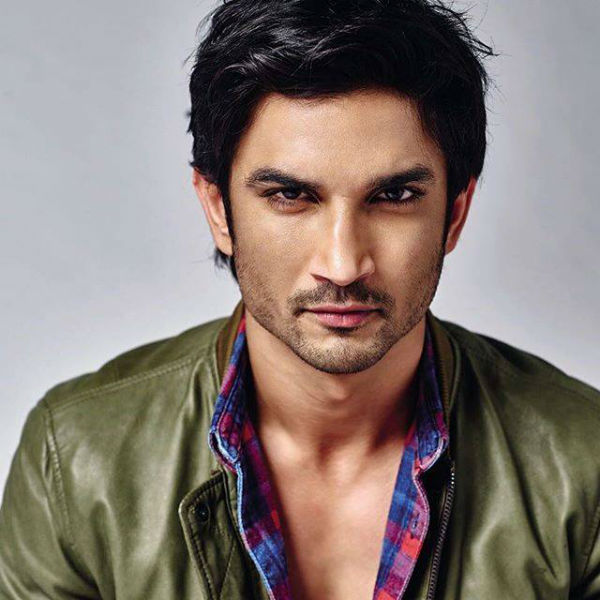
#> input picture face.jpg, 600 x 600 px
$ python CharacteriseImageGenerator.py
#> lines starting #> are read from the running program, lines starting #| are printed output that depends on the picture
import cv2
img = cv2.imread('face.jpg')
#> img is the input picture: shape (600, 600, 3); mean B, G, R 115.1, 121.5, 133.9

character = ['!','@','#','$','%','^','&','*','(',')','-','_','+','=','|','\\']

width = 100
height = round(width / img.shape[1] * img.shape[0])
#> height = 100
img = cv2.resize(img,(width,height))
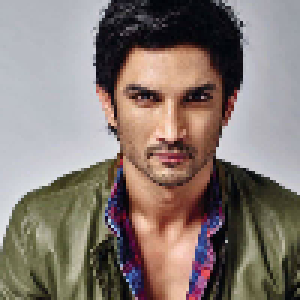
#> img: shape (100, 100, 3) (shown 3 times larger); mean B, G, R 115.2, 121.6, 133.9
gray = cv2.cvtColor(img,cv2.COLOR_BGR2GRAY)
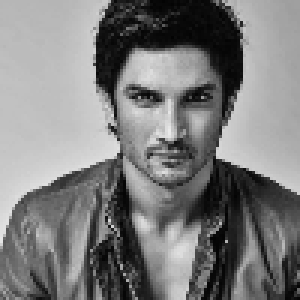
#> gray: shape (100, 100) (shown 3 times larger); min 3, max 234, mean 124.5

chrsrange = 0
chrerange = len(character)
pfile = open("Pattern.txt","w")
for i in range(0,gray.shape[0]):
    line = ""
    for j in range(0,gray.shape[1]):
        line = line + " " + character[(int((gray[i,j] * (chrerange - chrsrange)/255) + chrsrange))]
    pfile.write(line+"\n")
    print(line)
pfile.close()
